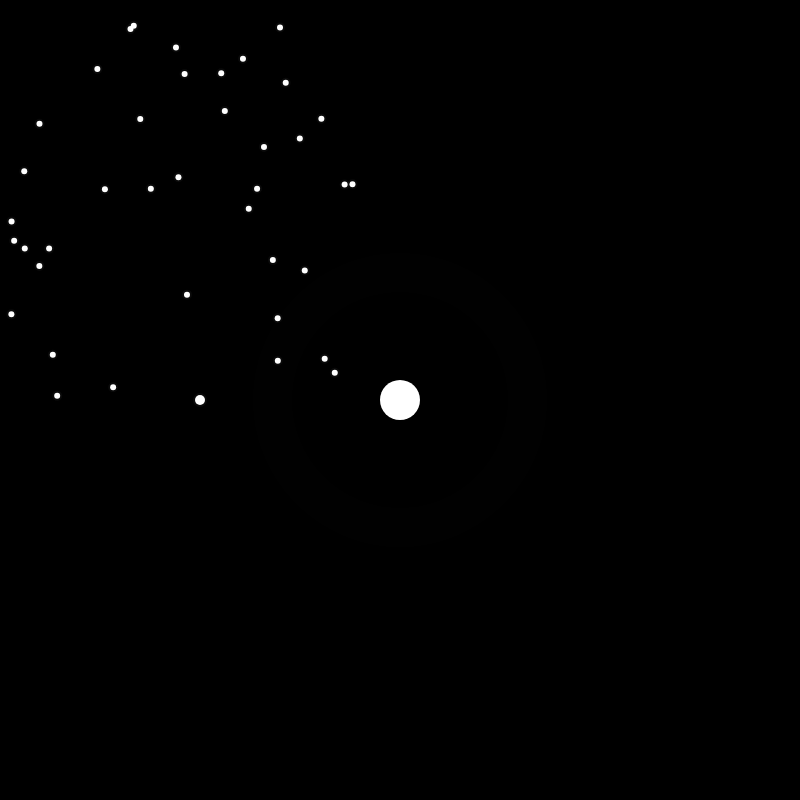
Frame 1 (no input)
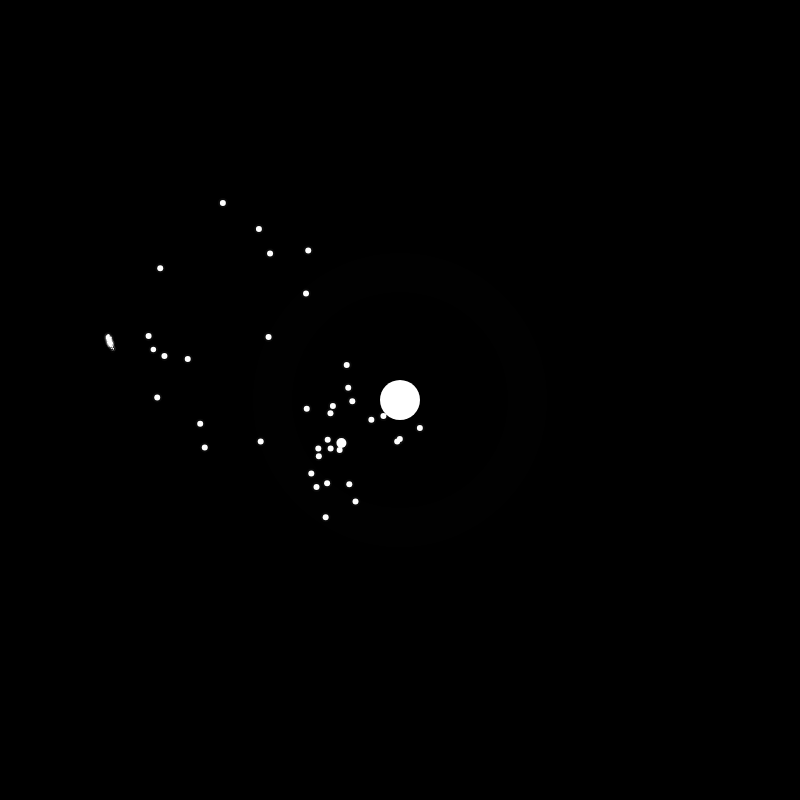
Frame 60 (no input)
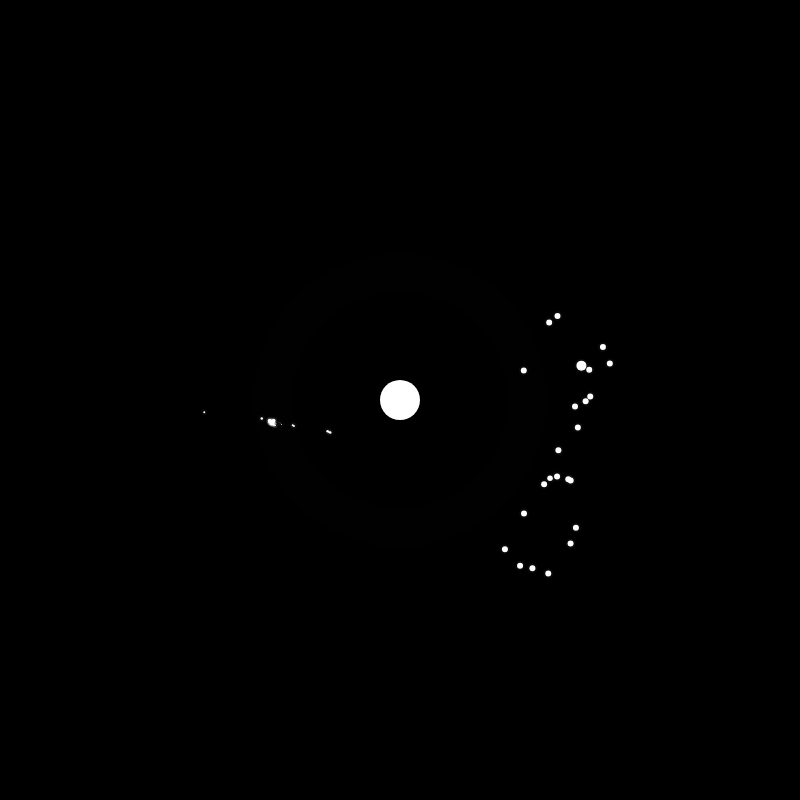
Frame 120 (the mouse pressed at the canvas centre since frame 60)

The p5.js sketch that drew these frames (run headless with seeded random() and noise() and a simulated clock; from frame 60 on, the mouse is pressed at the canvas centre):

// p5.js sketch
// ── sketch.js
var particles = [];
var moon_pieces = [];
var earth;
// make particles avoid a target
// while avoiding each other
// look at repel and attract

function setup(){
  createCanvas(800,800);
  for (var i = 0; i < 20; i++){
    x = random(0,400);
    y = random(0,400);
    m = 6;
    particles[i] = new Particle(x,y,m);
  }
  for (var i = 0; i < 20; i++){
    x = random(0,400);
    y = random(0,400);
    m = 6;
    moon_pieces[i] = new Particle(x,y,m);
  }
  earth = new Gravity()
  leader = new Particle(200,400,10);
}



function draw(){
  background(0);
  earth.display();
  earth.eat(particles);
  earth.eat(moon_pieces);
  let f = earth.attraction(leader);
  leader.show();
  leader.update();
  leader.applyForce(f);
  for (p of particles){
    let force = earth.attraction(p);
    let get_me = p.seek(leader);
    p.applyForce(force);
    p.applyForce(get_me);
    p.show();
    p.update();
    p.seek(leader);
    if(p.intersects(leader)){
      p.pos.x += 4;
      p.pos.y += 3;
    }
  }

  for (m of moon_pieces){
    let force = earth.attraction(m);
    m.applyForce(force);
    m.show();
    m.update();
    for(mm of moon_pieces){
      if(mm != m && m.intersects(mm)){
        if(random(1) < 0.05 && m.mass > 0.01 && moon_pieces.length < 250){
          m.mass = m.mass - 0.5;
          moon_pieces.push(new Particle(m.pos.x + 1,m.pos.y + 1,m.mass));
        }
      }
    }
  }
}

// ── gravity.js
function Gravity(){
  //start in CENTER
  this.pos = createVector(width/2, height/2);
  this.mass = 20;
  this.G = 6.687;

  this.attraction = function(m){
    // direction of force
    let force = p5.Vector.sub(this.pos, m.pos);
    // distance between objects
    let distance = force.mag();
    // limit for atypical
    distance = constrain(distance, 5, 40);
    // normalize
    force.normalize();
    // get that gravitional force
    let strength = (this.G * this.mass * m.mass)/(distance * distance);
    // force vector = magnitude * direction
    force.mult(strength);
    return force;
  }

  this.eat = function(object){
    for (var i = 0; i < object.length; i++){
      var d = this.pos.dist(object[i].pos);
      if (d < 20){
        object.splice(i ,1);
        return true;
      }
    }
  }
  this.display = function(){
    ellipseMode(CENTER);
    strokeWeight(255);
    stroke(1);
    // make planet 2x larger than orbit body
    fill(255);
    ellipse(this.pos.x, this.pos.y, this.mass *2, this.mass * 2);
  }
}

// ── particle.js
function Particle(x,y,m){
  this.pos = createVector(x,y);
  this.acc = createVector();
  this.vel = createVector(0,1);
  this.mass = m;
  this.health = 1;
  this.maxspeed = 15;
  this.maxforce = 5;
  this.health = 10;

  this.update = function(){
    this.vel.add(this.acc);
    this.vel.limit(this.maxspeed);
    this.pos.add(this.vel);
    this.acc.mult(0);
  }

  this.applyForce = function(force){
    let f = p5.Vector.div(force, this.mass);
    this.acc.add(f);
  }

  this.intersects = function(other){
    let d = dist(this.pos.x, this.pos.y, other.pos.x, other.pos.y);
    if (d < 10){
      return true;
    }
  }

  this.seek = function(target){
    // vector pointing from target to you
    var desired = p5.Vector.sub(target.pos, this.pos);
    // scale speeds
    desired.setMag(this.maxspeed);
    // steering = desired vector minus velocity
    var steer = p5.Vector.sub(desired, this.vel);
    // limit how well you can steer
    steer.limit(this.maxforce);
    return steer;
  }
  this.color = function(x,y,z){
    fill(x,y,z);
  }

  this.dead = function(){
    if (this.health < 0.01){
      return true;
    }
  }



//  this.stay = function(){
//    if (this.pos.x > width)  this.pos.x = 0;
//    if (this.pos.x < 0)      this.pos.x = width;
//    if (this.pos.y > height) this.pos.y = 0;
//    if (this.pos.y < 0)      this.pos.y = height;
//
//  }

  this.show = function(){
    stroke(255,10);
    strokeWeight(4);
    ellipse(this.pos.x, this.pos.y, this.mass, this.mass);
  }

}
